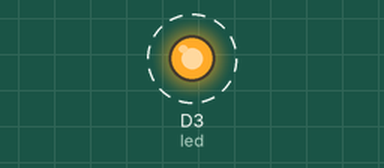
A sketch run on a simulated ESP8266 (NodeMCU). On the bench: output pins drawn as LEDs (lit = HIGH). Dashed ring = blinking.

Above: at 0.05 s.
Timing chart, 0 to 3.0 s (numbered marks = the images above):
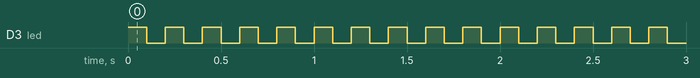

Measured:
- by itself, D3 (led): alternates HIGH for 0.10 s and LOW for 0.10 s

The sketch:

COBAIN.ino
```cpp
int led = D3;

void setup() {
  // put your setup code here, to run once:
  pinMode(led, OUTPUT);

}

void loop() {
  // put your main code here, to run repeatedly:
  digitalWrite(led, HIGH);
  delay(100);
  digitalWrite(led, LOW);
  delay(100);
}
```
